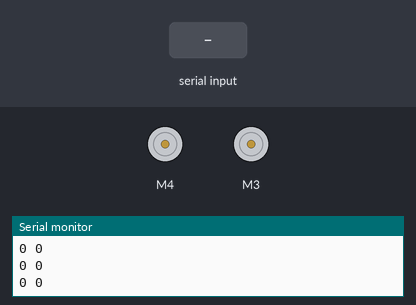
Bench run of a sketch on a simulated Arduino Uno, built with avr-gcc and run on an emulated ATmega328P. Parts: 2 × DC motor (green arrow = forward, orange = backward, longer = faster), the last lines printed to the serial monitor. Inputs (shaded band) come from the test bench.

Above: at 1.2 s.
1.3 s: "s" received over Serial
At 1.9 s:
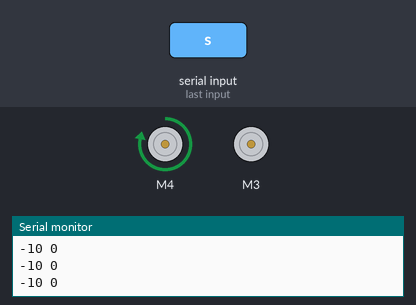
2.8 s: "s" received over Serial
At 3.1 s:
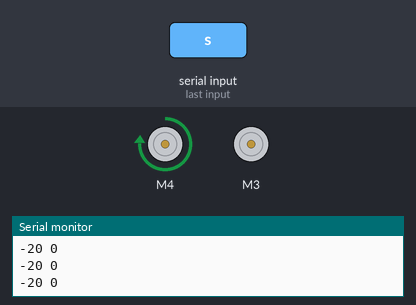
Timing chart, 0 to 5.8 s (numbered marks = the images above; inputs shaded):
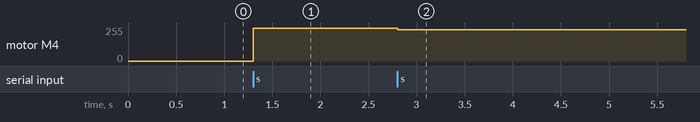

Measured:
- after the input at 1.3 s, motor M4: stopped → forward 246/255 at once
- after the input at 2.8 s, motor M4: forward 246/255 → forward 236/255 at once

The sketch:

motorcalibration.ino
```cpp
#include <Wire.h>
#include <Adafruit_MotorShield.h>

// Create Motor Shield Object:
Adafruit_MotorShield motor_shield = Adafruit_MotorShield();
// Create an object for each motor:
Adafruit_DCMotor *Motor1 = motor_shield.getMotor(4);	// Left
Adafruit_DCMotor *Motor2 = motor_shield.getMotor(3); // Right

// Motor Speed Variable:
int motor1_speed = 0;
int motor2_speed = 0;

void setup() {
  Serial.begin(9600); 		// Start serial connection at 9600 baud
  motor_shield.begin();		// At default frequency of 1.6 KHz

}

void loop(){
  if (Serial.read() == 's'){
    motor1_speed -= 10;
  }
  delay(1);
  if (Serial.read() == 'w'){
    motor1_speed +=10;
  }
  if (Serial.read() == 'e'){
    motor2_speed += 10;
  }
  if (Serial.read() == 'd'){
    motor2_speed -= 10;
  }
  Serial.print(motor1_speed);
  Serial.print(' ');
  Serial.println(motor2_speed);
  Motor1->setSpeed(motor1_speed);
  Motor2->setSpeed(motor2_speed);
  Motor1->run(FORWARD);
  Motor2->run(FORWARD);
  delay(10);
}
```
